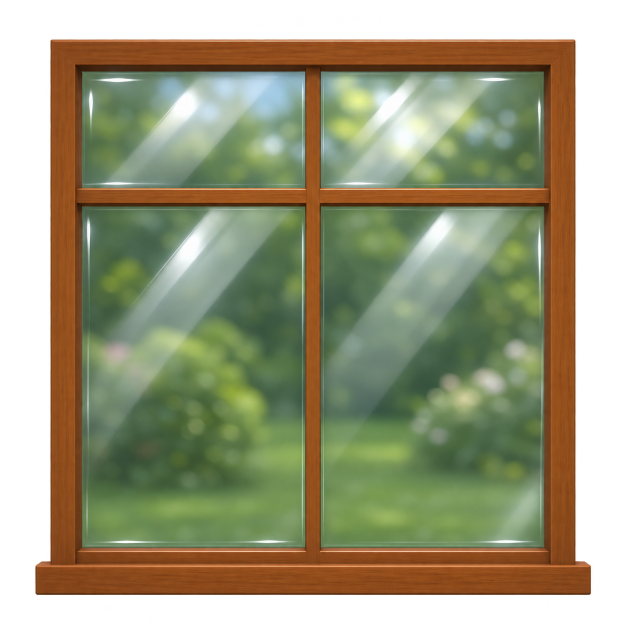
#> input picture Brainstorming/games/meuble/Assets/Art/Environment/window_wood_blurred_garden.png, 1254 x 1254 px (shown at 1/2 size)
$ python make_window_image.py
#> lines starting #> are read from the running program, lines starting #| are printed output that depends on the picture; after the words box and inside, x2 and y2 are one past the last pixel; in counts of white or black regions, pixels touching at a corner belong together
"""
Prepares the window picture of OUT OF SIGHT (product owner image of 2026-11-19, docs/LICENSES.md section Environment).

Source: Assets/Art/Environment/window_wood_blurred_garden.png, 1254 x 1254 RGBA, a front view of a four pane wood
window (two short upper panes over two tall lower ones, a mullion, a transom, a sill) with a blurred green garden
behind the glass, transparent outside the frame (a few stray opaque red specks above it).

Output: Assets/Resources/WindowImage.png, 1024 x 1024 sRGB RGB, the source cropped to the frame's own rectangle (the
outer frame from its left to its right edge, from the top of the frame to the bottom of the sill; the sill's small
overhang past the frame and the transparent margin go), resampled to a power of two. Every texel is opaque, so the
window draws with the plain opaque window pane material (no alpha clip, no blending, no new material).

The slicing layout the game uses (LevelBuilder.WindowImageMesh) is measured here once on the crop and printed: in crop
pixels (crop is 1048 x 1109) the frame is 61 px on each side, the mullion 29 px, the top frame 50 px, the transom 30 px
and the bottom band (frame and sill) 93 px. Re-run after replacing the source image and update the constants of
LevelBuilder if the printed layout moves.

Usage (from the project root): python tools/assets/make_window_image.py
"""

from pathlib import Path

import numpy as np
from PIL import Image

ROOT = Path(__file__).resolve().parents[2]
SOURCE = ROOT / "Assets/Art/Environment/window_wood_blurred_garden.png"
OUTPUT = ROOT / "Assets/Resources/WindowImage.png"
SIZE = 1024

# The crop, in source pixels (inclusive left/top, exclusive right/bottom): the outer frame's columns (opaque on every
# row from the top frame to the sill) and the rows from the top frame to the bottom of the sill. One pixel inside the
# measured alpha edges, so no half transparent edge texel remains.
CROP = (102, 80, 1150, 1189)


def is_wood(rgb: np.ndarray) -> np.ndarray:
    """Wood texels: clearly warmer than green (the glass shows a green garden)."""
    r, g = rgb[..., 0].astype(int), rgb[..., 1].astype(int)
    return (r - g > 35) & (r > 90)


def runs(mask: np.ndarray):
    """The (value, first, last) runs of a boolean line, runs shorter than 4 dropped."""
    out = []
    start = 0
    for i in range(1, len(mask) + 1):
        if i == len(mask) or mask[i] != mask[start]:
            if i - start >= 4:
                out.append((bool(mask[start]), start, i - 1))
            start = i
    return out


def main() -> None:
    source = np.array(Image.open(SOURCE).convert("RGBA"))
#> source is the input picture: shape (1254, 1254, 4); mean R, G, B, A 94, 91.6, 62, 187.9
    left, top, right, bottom = CROP
    crop = source[top:bottom, left:right]
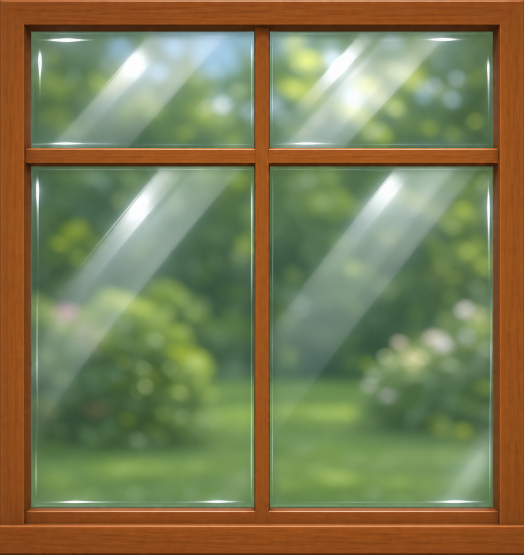
#> crop: shape (1109, 1048, 4) (shown at 1/2 size); mean R, G, B, A 123.6, 122.8, 83.5, 252.5; transparent parts drawn white
    # The glass itself is very slightly translucent in the source (alpha about 248): its colour already shows the
    # garden, so the alpha is simply dropped. The crop's border must be the opaque frame, never the margin.
    alpha = crop[..., 3]
    edge = min(alpha[0].min(), alpha[-1].min(), alpha[:, 0].min(), alpha[:, -1].min())
#> edge = 203
    assert edge >= 200 and alpha.min() >= 160, f"the crop reaches the transparent margin (edge alpha {edge}, min {alpha.min()})"
    rgb = crop[..., :3]
    wood = is_wood(rgb)
#> in is_wood, `r, g = rgb[..., 0].astype(int), rgb[..., 1].astype(int)`:
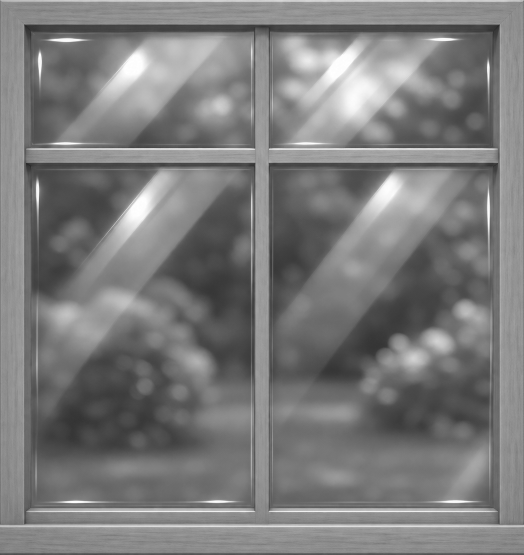
#> r: shape (1109, 1048) int64 (shown at 1/2 size); min 33, max 255, mean 123.6
#> in is_wood, `r, g = rgb[..., 0].astype(int), rgb[..., 1].astype(int)`:
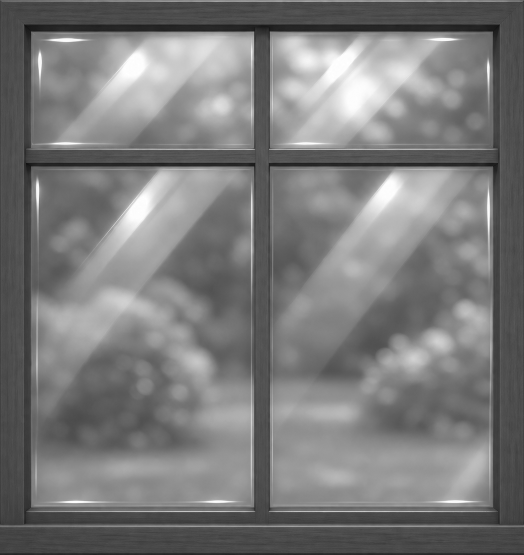
#> g: shape (1109, 1048) int64 (shown at 1/2 size); min 7, max 255, mean 122.8
#> in is_wood, `return (r - g > 35) & (r > 90)`:
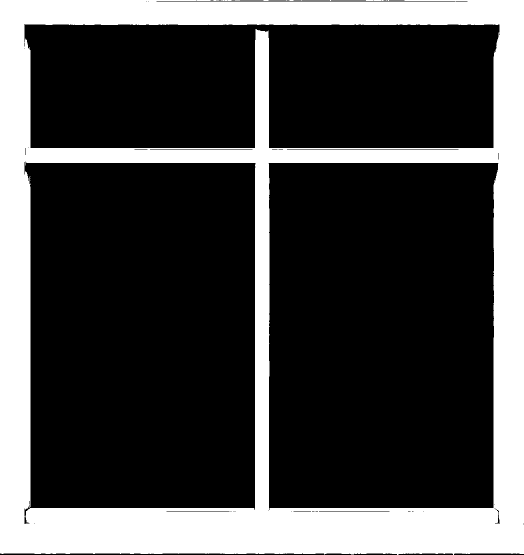
#> returned value: shape (1109, 1048) bool (shown at 1/2 size); 27.2% white; 1 white region, box (x1, y1, x2, y2) and area: (0, 0, 1048, 1109) 315797
    h, w = wood.shape
#> h = 1109; w = 1048
    print(f"crop {w} x {h} px from {SOURCE.name}")
#| crop 1048 x 1109 px from window_wood_blurred_garden.png
    for y in (int(h * 0.15), int(h * 0.55)):
        print(f"  row {y}: wood/glass runs {runs(wood[y])}")
#> this loop made 2 passes
#|   row 166: wood/glass runs [(True, 0, 60), (False, 61, 509), (True, 510, 537), (False, 538, 986), (True, 987, 1047)]
#|   row 609: wood/glass runs [(True, 0, 60), (False, 61, 509), (True, 510, 538), (False, 539, 987), (True, 988, 1047)]
    for x in (int(w * 0.25), int(w * 0.75)):
        print(f"  column {x}: wood/glass runs {runs(wood[:, x])}")
    image = Image.fromarray(rgb, "RGB").resize((SIZE, SIZE), Image.LANCZOS)
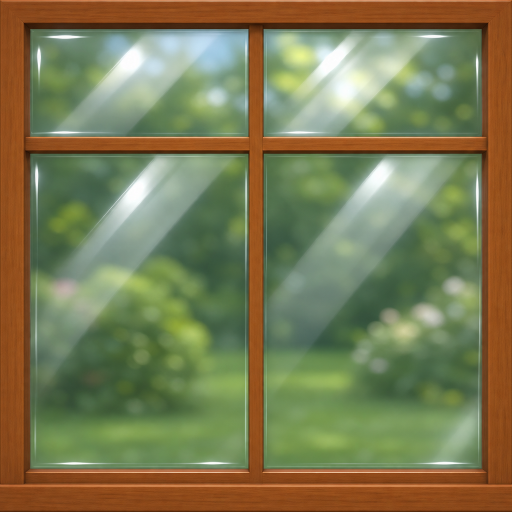
#> image: PIL image 1024x1024 RGB (shown at 1/2 size); mean R, G, B 123.6, 122.8, 83.5
    OUTPUT.parent.mkdir(parents=True, exist_ok=True)
    image.save(OUTPUT, optimize=True)
    print(f"wrote {OUTPUT.relative_to(ROOT)} ({SIZE} x {SIZE})")


if __name__ == "__main__":
    main()

$ run again, with Brainstorming/CV/photo.jpg saved as Brainstorming/games/meuble/Assets/Art/Environment/window_wood_blurred_garden.png
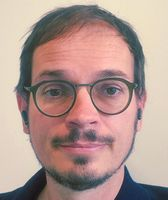
#> input picture Brainstorming/CV/photo.jpg, 168 x 200 px
#> alpha: shape (120, 66); every value is 255
#> edge = 255
#> in is_wood, `return (r - g > 35) & (r > 90)`:
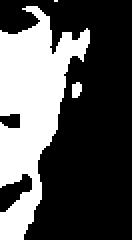
#> returned value: shape (120, 66) bool (shown 2 times larger); 33.5% white; 3 white regions (1 under 20 px), largest, box (x1, y1, x2, y2) and area: (0, 3, 45, 120) 2617, (36, 41, 41, 49) 33
#| crop 66 x 120 px from window_wood_blurred_garden.png
#> the loop in main, `for y in (int(h * 0.15), int(h * 0.55)):` made 2 passes
#|   row 18: wood/glass runs [(True, 0, 25), (False, 26, 30), (True, 31, 35), (False, 36, 39), (True, 40, 44), (False, 45, 65)]
#|   row 66: wood/glass runs [(True, 0, 27), (False, 28, 65)]
#> the loop in main, `for x in (int(w * 0.25), int(w * 0.75)):` made 2 passes
#|   column 16: wood/glass runs [(True, 3, 6), (False, 7, 12), (True, 13, 110), (False, 111, 119)]
#|   column 49: wood/glass runs [(False, 0, 119)]
#> in main, `image = Image.fromarray(rgb, "RGB").resize((SIZE, SIZE), Image.LANCZOS)`:
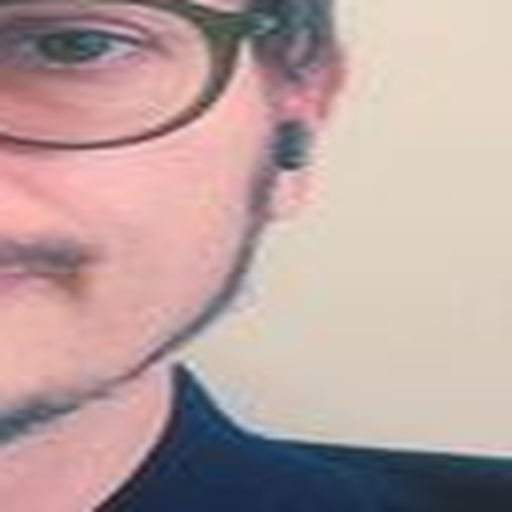
#> image: PIL image 1024x1024 RGB (shown at 1/2 size); mean R, G, B 184.1, 161.3, 159.2

$ run again, with Brainstorming/aculifting-site/Photo YH.jpg saved as Brainstorming/games/meuble/Assets/Art/Environment/window_wood_blurred_garden.png
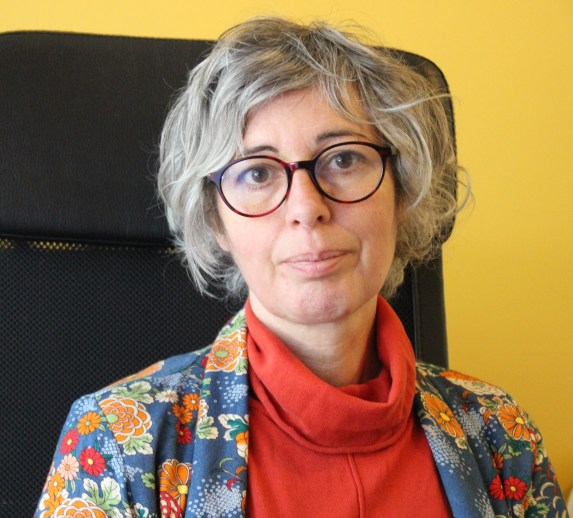
#> input picture Brainstorming/aculifting-site/Photo YH.jpg, 1145 x 1035 px (shown at 1/2 size)
#> alpha: shape (955, 1043); every value is 255
#> edge = 255
#> in is_wood, `return (r - g > 35) & (r > 90)`:
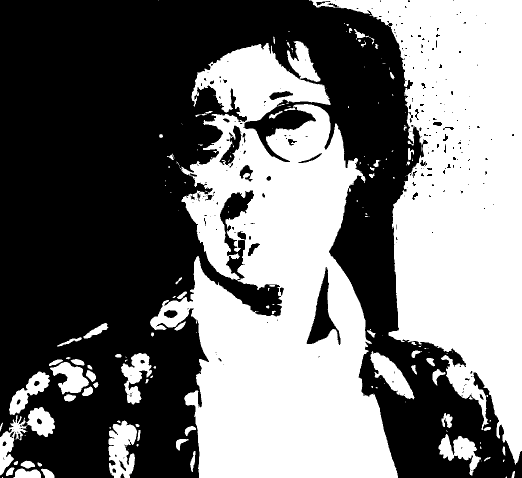
#> returned value: shape (955, 1043) bool (shown at 1/2 size); 45.9% white; 189 white regions (112 under 20 px), largest, box (x1, y1, x2, y2) and area: (300, 86, 796, 955) 234305, (618, 0, 1043, 930) 187228, (217, 841, 274, 955) 4493
#| crop 1043 x 955 px from window_wood_blurred_garden.png
#> the loop in main, `for y in (int(h * 0.15), int(h * 0.55)):` made 2 passes
#|   row 143: wood/glass runs [(False, 0, 402), (True, 403, 577), (False, 578, 590), (True, 591, 629), (False, 630, 809), (True, 810, 1042)]
#|   row 525: wood/glass runs [(False, 0, 387), (True, 388, 399), (False, 400, 419), (True, 420, 453), (False, 454, 483), (True, 484, 673), (False, 674, 788), (True, 789, 1042)]
#> the loop in main, `for x in (int(w * 0.25), int(w * 0.75)):` made 2 passes
#> (printed output is left out)
#> in main, `image = Image.fromarray(rgb, "RGB").resize((SIZE, SIZE), Image.LANCZOS)`:
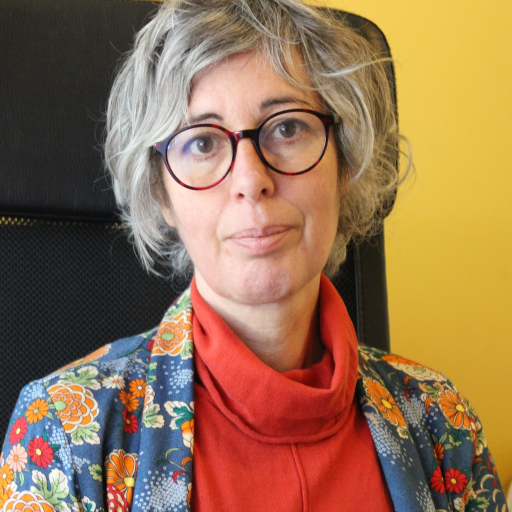
#> image: PIL image 1024x1024 RGB (shown at 1/2 size); mean R, G, B 148.2, 112.3, 81.1
